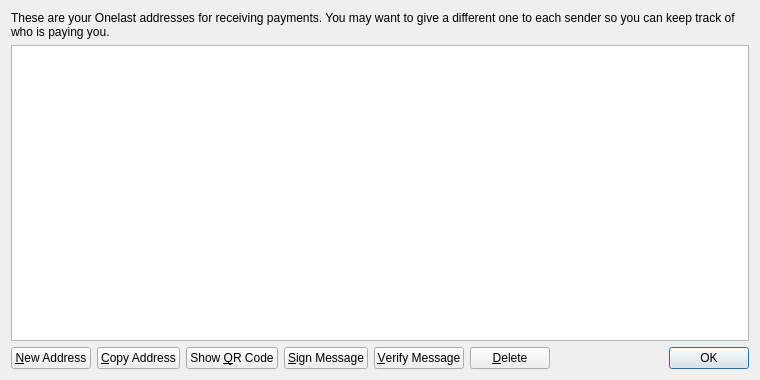
<?xml version="1.0" encoding="UTF-8"?>
<ui version="4.0">
 <class>AddressBookPage</class>
 <widget class="QWidget" name="AddressBookPage">
  <property name="geometry">
   <rect>
    <x>0</x>
    <y>0</y>
    <width>760</width>
    <height>380</height>
   </rect>
  </property>
  <property name="windowTitle">
   <string>Address Book</string>
  </property>
  <layout class="QVBoxLayout" name="verticalLayout">
   <item>
    <widget class="QLabel" name="labelExplanation">
     <property name="text">
      <string>These are your Onelast addresses for receiving payments. You may want to give a different one to each sender so you can keep track of who is paying you.</string>
     </property>
     <property name="textFormat">
      <enum>Qt::PlainText</enum>
     </property>
     <property name="wordWrap">
      <bool>true</bool>
     </property>
    </widget>
   </item>
   <item>
    <widget class="QTableView" name="tableView">
     <property name="contextMenuPolicy">
      <enum>Qt::CustomContextMenu</enum>
     </property>
     <property name="toolTip">
      <string>Double-click to edit address or label</string>
     </property>
     <property name="tabKeyNavigation">
      <bool>false</bool>
     </property>
     <property name="alternatingRowColors">
      <bool>true</bool>
     </property>
     <property name="selectionMode">
      <enum>QAbstractItemView::SingleSelection</enum>
     </property>
     <property name="selectionBehavior">
      <enum>QAbstractItemView::SelectRows</enum>
     </property>
     <property name="sortingEnabled">
      <bool>true</bool>
     </property>
     <attribute name="verticalHeaderVisible">
      <bool>false</bool>
     </attribute>
    </widget>
   </item>
   <item>
    <layout class="QHBoxLayout" name="horizontalLayout">
     <item>
      <widget class="QPushButton" name="newAddressButton">
       <property name="toolTip">
        <string>Create a new address</string>
       </property>
       <property name="text">
        <string>&amp;New Address</string>
       </property>
       <property name="icon">
        <iconset resource="../bitcoin.qrc">
         <normaloff>:/icons/add</normaloff>:/icons/add</iconset>
       </property>
      </widget>
     </item>
     <item>
      <widget class="QPushButton" name="copyToClipboard">
       <property name="toolTip">
        <string>Copy the currently selected address to the system clipboard</string>
       </property>
       <property name="text">
        <string>&amp;Copy Address</string>
       </property>
       <property name="icon">
        <iconset resource="../bitcoin.qrc">
         <normaloff>:/icons/editcopy</normaloff>:/icons/editcopy</iconset>
       </property>
      </widget>
     </item>
     <item>
      <widget class="QPushButton" name="showQRCode">
       <property name="text">
        <string>Show &amp;QR Code</string>
       </property>
       <property name="icon">
        <iconset resource="../bitcoin.qrc">
         <normaloff>:/icons/qrcode</normaloff>:/icons/qrcode</iconset>
       </property>
      </widget>
     </item>
     <item>
      <widget class="QPushButton" name="signMessage">
       <property name="toolTip">
        <string>Sign a message to prove you own a Bitcoin address</string>
       </property>
       <property name="text">
        <string>&amp;Sign Message</string>
       </property>
       <property name="icon">
        <iconset resource="../bitcoin.qrc">
         <normaloff>:/icons/edit</normaloff>:/icons/edit</iconset>
       </property>
      </widget>
     </item>
     <item>
      <widget class="QPushButton" name="verifyMessage">
       <property name="toolTip">
        <string>Verify a message to ensure it was signed with a specified Bitcoin address</string>
       </property>
       <property name="text">
        <string>&amp;Verify Message</string>
       </property>
       <property name="icon">
        <iconset resource="../bitcoin.qrc">
         <normaloff>:/icons/transaction_0</normaloff>:/icons/transaction_0</iconset>
       </property>
      </widget>
     </item>
     <item>
      <widget class="QPushButton" name="deleteButton">
       <property name="toolTip">
        <string>Delete the currently selected address from the list. Only sending addresses can be deleted.</string>
       </property>
       <property name="text">
        <string>&amp;Delete</string>
       </property>
       <property name="icon">
        <iconset resource="../bitcoin.qrc">
         <normaloff>:/icons/remove</normaloff>:/icons/remove</iconset>
       </property>
      </widget>
     </item>
     <item>
      <spacer name="horizontalSpacer">
       <property name="orientation">
        <enum>Qt::Horizontal</enum>
       </property>
       <property name="sizeHint" stdset="0">
        <size>
         <width>40</width>
         <height>20</height>
        </size>
       </property>
      </spacer>
     </item>
     <item>
      <widget class="QDialogButtonBox" name="buttonBox">
       <property name="sizePolicy">
        <sizepolicy hsizetype="Maximum" vsizetype="Fixed">
         <horstretch>0</horstretch>
         <verstretch>0</verstretch>
        </sizepolicy>
       </property>
       <property name="standardButtons">
        <set>QDialogButtonBox::Ok</set>
       </property>
      </widget>
     </item>
    </layout>
   </item>
  </layout>
 </widget>
 <resources>
  <include location="../bitcoin.qrc"/>
 </resources>
 <connections/>
</ui>
